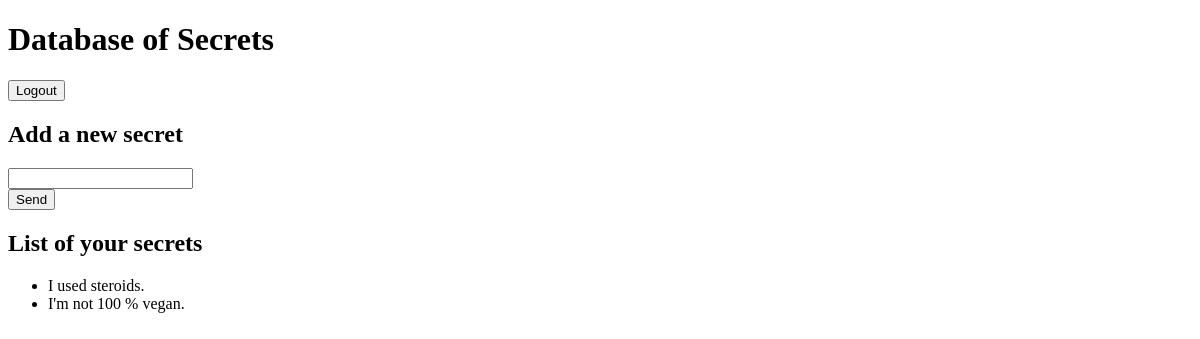
Page /secflaws/ (signed in) on the earlier database version.
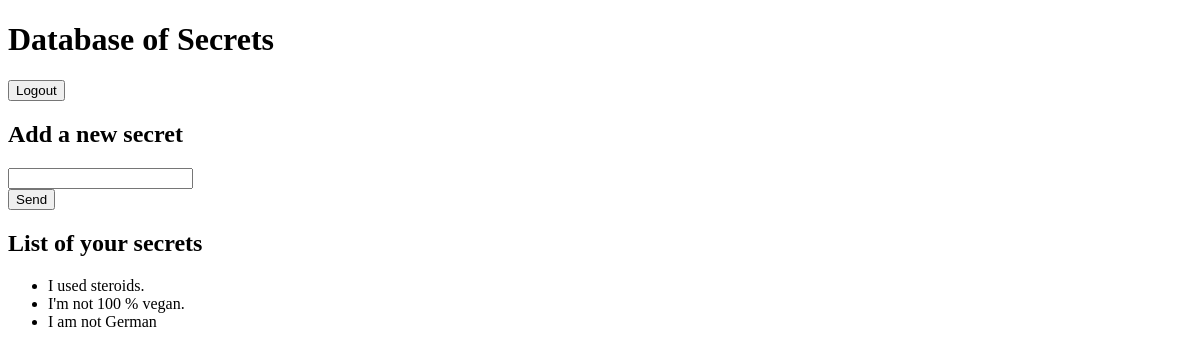
Same page on the later database version.
### secflaws/models.py (models this page shows, shortened)
class Secret(models.Model):
	owner = models.ForeignKey(User, on_delete=models.CASCADE)
	secret = models.TextField()

### secflaws/views.py (the view)
# urls.py: path('', views.index, name='index'),
@login_required
def index(request):
    secret_list = Secret.objects.filter(owner=request.user)
    context = {
        'secret_list': secret_list,
    }
    return render(request, 'secflaws/index.html', context)

### secflaws/templates/secflaws/index.html (shortened to what this page needs)
<!DOCTYPE html>
<html xmlns="http://www.w3.org/1999/xhtml">
    <head>
    </head>
    <body>
		<h1>Database of Secrets</h1>
        <form action='/logout/' method="POST">
            <input type="submit" value="Logout"/>
        </form>
        <h2>Add a new secret</h2>
        <form action='/secflaws/add/' method="POST">
			<input type="text" name="secret"/><br/>
            <input type="submit" value="Send"/>
        </form>
        <h2>List of your secrets</h2>
        {% if secret_list %}
        <ul>
            {% for secret in secret_list %}
                <li>{{ secret.secret }}</li>
            {% endfor %}
        </ul>
        {% else %}
            <p>No secrets are available.</p>
        {% endif %}
    </body>
</html>

Differences in the rows shown:
added Secret: secret "I am not German"
